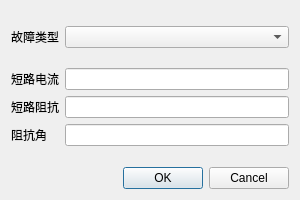
<?xml version="1.0" encoding="UTF-8"?>
<ui version="4.0">
 <class>ValueCalc_1105</class>
 <widget class="QDialog" name="ValueCalc_1105">
  <property name="geometry">
   <rect>
    <x>0</x>
    <y>0</y>
    <width>300</width>
    <height>200</height>
   </rect>
  </property>
  <property name="windowTitle">
   <string>Dialog</string>
  </property>
  <layout class="QVBoxLayout" name="verticalLayout">
   <item>
    <layout class="QFormLayout" name="formLayout">
     <property name="fieldGrowthPolicy">
      <enum>QFormLayout::AllNonFixedFieldsGrow</enum>
     </property>
     <item row="0" column="1">
      <spacer name="verticalSpacer">
       <property name="orientation">
        <enum>Qt::Vertical</enum>
       </property>
       <property name="sizeHint" stdset="0">
        <size>
         <width>20</width>
         <height>40</height>
        </size>
       </property>
      </spacer>
     </item>
     <item row="1" column="0">
      <widget class="QLabel" name="label">
       <property name="text">
        <string>故障类型</string>
       </property>
      </widget>
     </item>
     <item row="1" column="1">
      <widget class="QComboBox" name="comboBox"/>
     </item>
     <item row="3" column="0">
      <widget class="QLabel" name="label_2">
       <property name="text">
        <string>短路电流</string>
       </property>
      </widget>
     </item>
     <item row="3" column="1">
      <widget class="QLineEdit" name="lineEdit_dianliu"/>
     </item>
     <item row="4" column="0">
      <widget class="QLabel" name="label_3">
       <property name="text">
        <string>短路阻抗</string>
       </property>
      </widget>
     </item>
     <item row="4" column="1">
      <widget class="QLineEdit" name="lineEdit_zukang"/>
     </item>
     <item row="5" column="0">
      <widget class="QLabel" name="label_4">
       <property name="text">
        <string>阻抗角</string>
       </property>
      </widget>
     </item>
     <item row="5" column="1">
      <widget class="QLineEdit" name="lineEdit_zuakangjiao"/>
     </item>
     <item row="6" column="1">
      <spacer name="verticalSpacer_2">
       <property name="orientation">
        <enum>Qt::Vertical</enum>
       </property>
       <property name="sizeHint" stdset="0">
        <size>
         <width>20</width>
         <height>40</height>
        </size>
       </property>
      </spacer>
     </item>
     <item row="2" column="1">
      <spacer name="verticalSpacer_3">
       <property name="orientation">
        <enum>Qt::Vertical</enum>
       </property>
       <property name="sizeHint" stdset="0">
        <size>
         <width>20</width>
         <height>40</height>
        </size>
       </property>
      </spacer>
     </item>
    </layout>
   </item>
   <item>
    <widget class="QDialogButtonBox" name="buttonBox">
     <property name="orientation">
      <enum>Qt::Horizontal</enum>
     </property>
     <property name="standardButtons">
      <set>QDialogButtonBox::Cancel|QDialogButtonBox::Ok</set>
     </property>
    </widget>
   </item>
  </layout>
 </widget>
 <resources/>
 <connections>
  <connection>
   <sender>buttonBox</sender>
   <signal>accepted()</signal>
   <receiver>ValueCalc_1105</receiver>
   <slot>accept()</slot>
   <hints>
    <hint type="sourcelabel">
     <x>248</x>
     <y>254</y>
    </hint>
    <hint type="destinationlabel">
     <x>157</x>
     <y>274</y>
    </hint>
   </hints>
  </connection>
  <connection>
   <sender>buttonBox</sender>
   <signal>rejected()</signal>
   <receiver>ValueCalc_1105</receiver>
   <slot>reject()</slot>
   <hints>
    <hint type="sourcelabel">
     <x>316</x>
     <y>260</y>
    </hint>
    <hint type="destinationlabel">
     <x>286</x>
     <y>274</y>
    </hint>
   </hints>
  </connection>
 </connections>
</ui>
